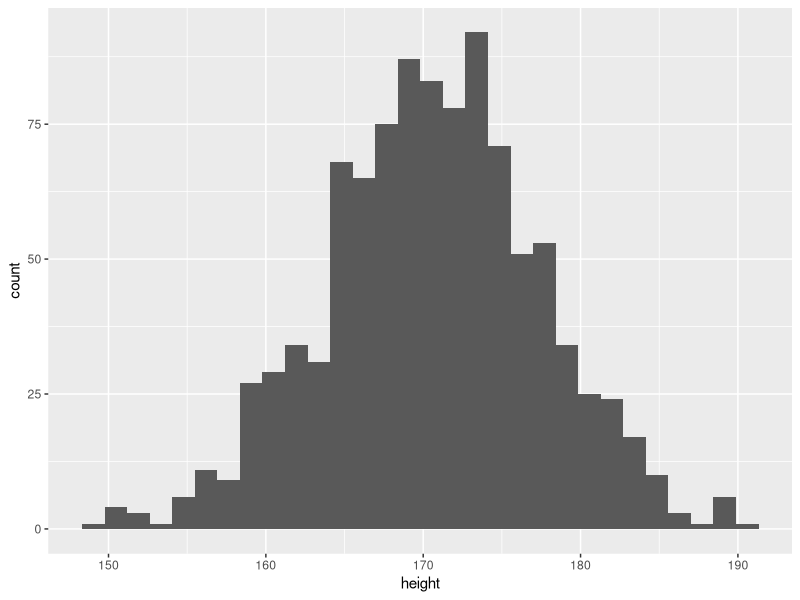
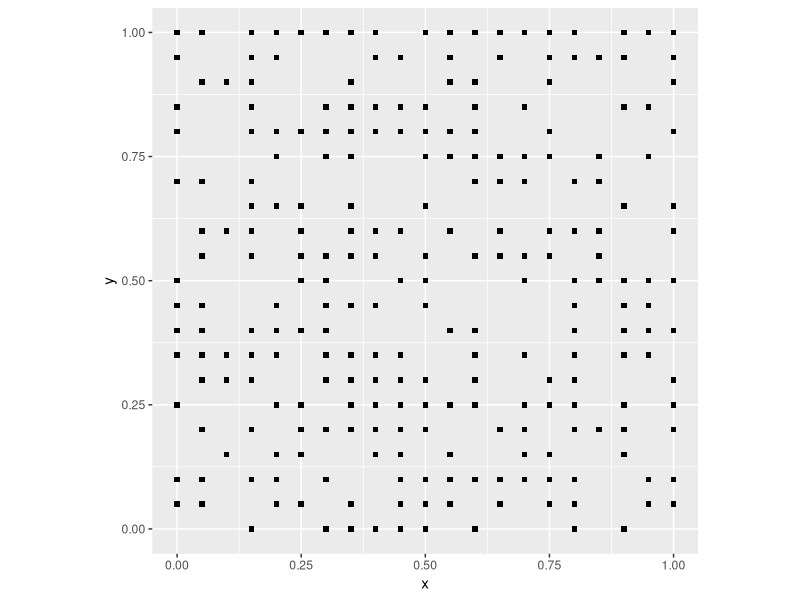
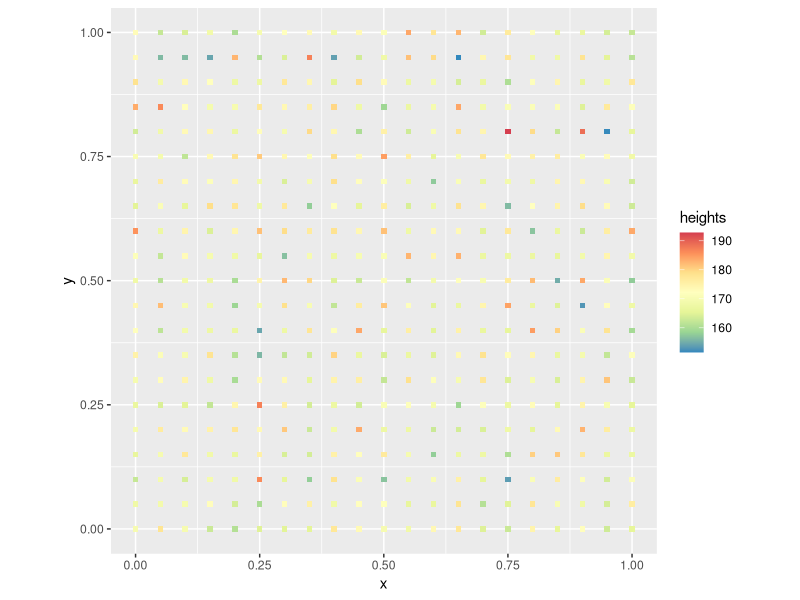
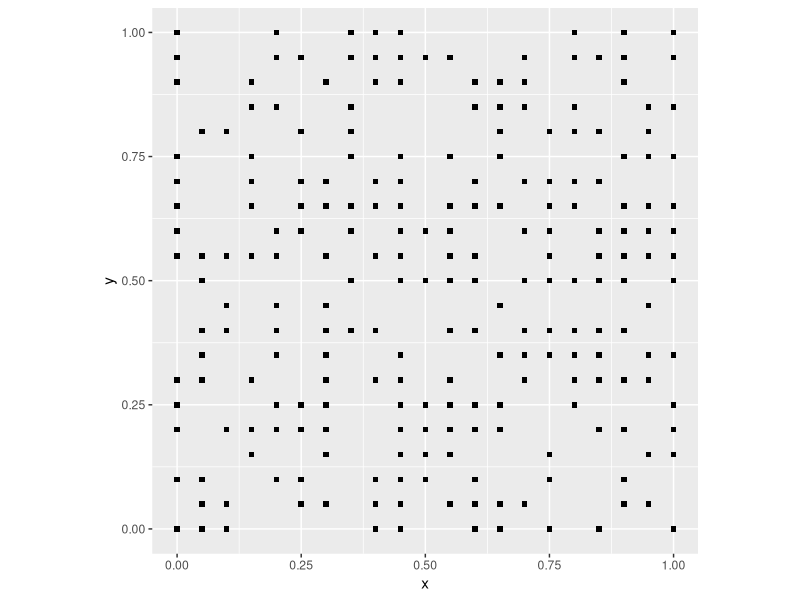
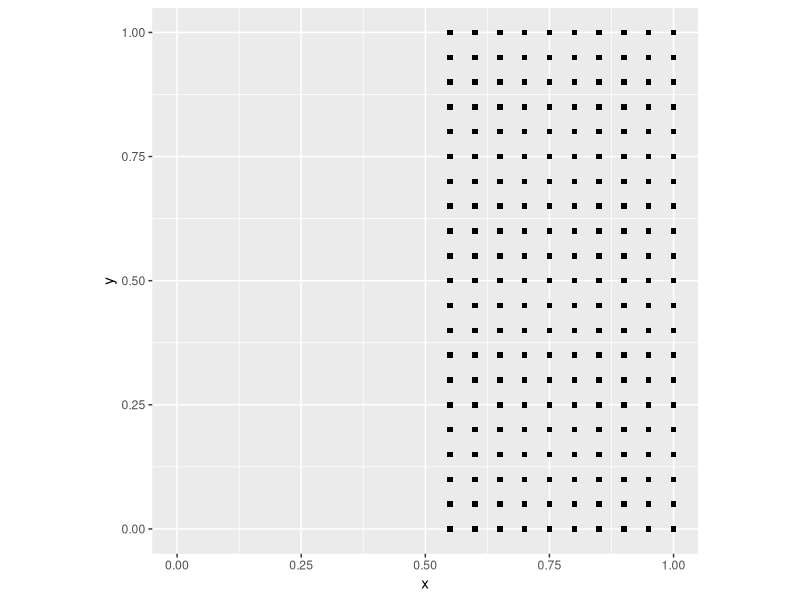
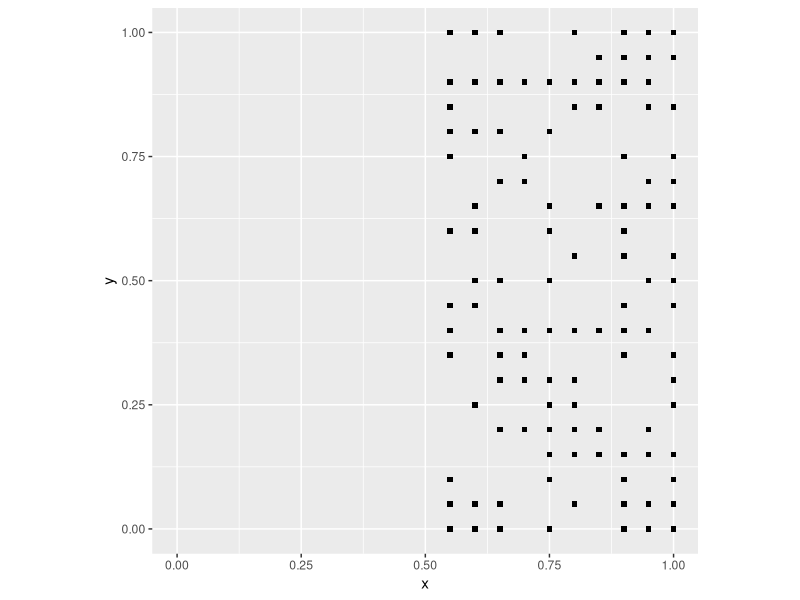
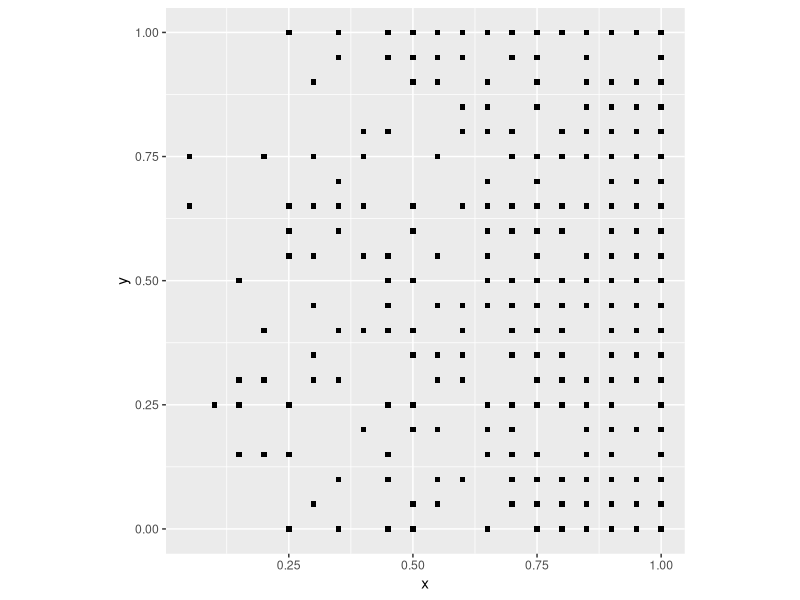
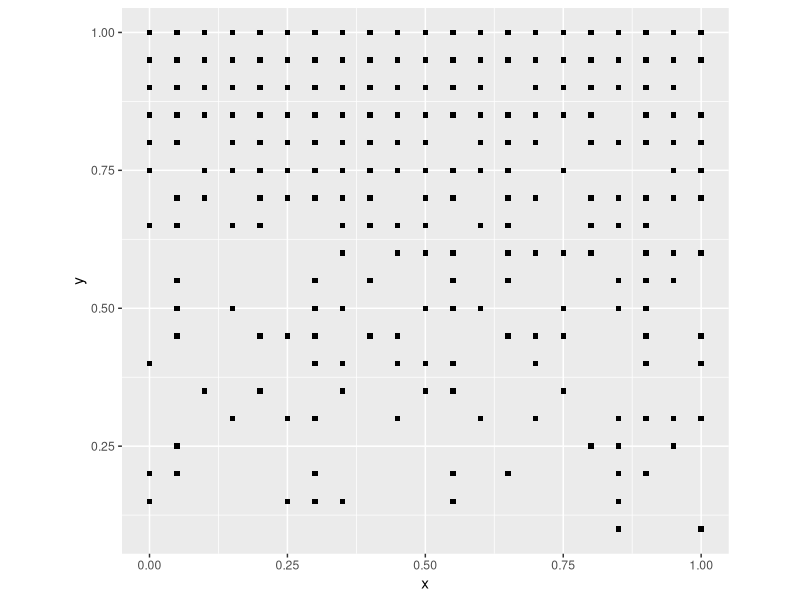

Here is the R script that generated these plots, in order:
## ---- chunk 1
rm(list = ls())
## ---- chunk 2
library(tidyverse)
## ---- chunk 3
#This function simulates the outcome of flipping a coin. Here, we are simulating the result for flipping heads, which has a probability of 0.5. The value of `n` is the number of experiments and `size` is the number of trials in each experiment 
rbinom(n = 1, size = 1, prob = 0.5)
## ---- chunk 4
n <- 1000 # Number of people tossing the coin one time.
coin_flips <- rbinom(n = n, size = 1, prob = 0.5)
sum(coin_flips)/n
## ---- chunk 5
# This function generates random numbers based on the normal distribution conditional on the given arguments, i.e., the mean and the standard deviation `sd`. 
rnorm(1, mean = 0, sd = 1)
## ---- chunk 6
rnorm(1, mean = 170.7, sd = 7)
## ---- chunk 7
#Creating a data frame using the random numbers generated from n=1000 people. The results in the data frame are then plotted using ggplot. The end result is a distribution of heights of 1000 men. You are able to see which heights are most common out of the sample.
n <- 1000
height <- rnorm(n, mean = 170.7, sd = 7)
height <- data.frame(height)

# `geom_histogram()` is a geometric object in `ggplot2` that represents the frequency of values in a vector as a bar chart
ggplot(data = height, aes(x = height)) + geom_histogram()
## ---- chunk 8
# expand.grid created a set of coordinates by obtaining all the combinations of the input variables. Here, our landscape ranges in the x-axis from 0 to 1, increasing by 0.05, and the y-axis also from 0 to 1, increasing by 0.05
coords <- expand.grid(x = seq(from = 0, to = 1, by = 0.05),
                      y = seq(from = 0, to = 1, by = 0.05))
## ---- chunk 9
# `nrow()` returns the number of rows that are present in a data frame. Here, it returns the number of rows in the data frame `coords` 
events <- rbinom(n = nrow(coords), size = 1, prob = 0.5)
## ---- chunk 10
# `data.frame()` collects the inputs in a data frame; they must have the same number of rows
null_pattern <- data.frame(coords, events)
## ---- chunk 11
ggplot() + 
  geom_point(data = filter(null_pattern, events == 1), aes(x = x, y = y), shape = 15) +
  coord_fixed()
## ---- chunk 12
#heights will be random numbers genreated based on the average height of men, 7 standard deviations, and the null landscape "coords" created previously.
heights <- rnorm(n = nrow(coords), mean = 170.7, sd = 7)
## ---- chunk 13
null_trend <- data.frame(coords, heights)
## ---- chunk 14
# Our plot is created based on the dataframe of coords and heights. The value of `x` is plotted to the x-axis, the value of `y` is plotted to the y-axis, and the color of the points depends on the values of `heights`. We can change the _scale_ of colors by means of `scale_color_distiller()`. There, palette `spectral` associates higher values of `heights` as red (taller men), while lower values of `heights` (i.e., shorter men) are appear in blue. More generally, we can control the scale of aesthetic aspects of the plot by means of scale_*something* (scale_shape, scale_size, etc.) 
ggplot() + 
  geom_point(data = null_trend, aes(x = x, y = y, color = heights), shape = 15) +
  scale_color_distiller(palette = "Spectral") +
  coord_fixed()
## ---- chunk 15
# Remember that `expand.grid()` will find all combinations of values in the inputs
coords <- expand.grid(x = seq(from = 0, to = 1, by = 0.05), y = seq(from = 0, to = 1, by = 0.05))
## ---- chunk 16
# Create a random variable and join to the coordinates to generate a null landscape
events <- rbinom(n = nrow(coords), size = 1, prob = 0.5)
null_pattern <- data.frame(coords, events)

# Plot the null landscape you just created
ggplot() + 
  geom_point(data = subset(null_pattern, events == 1), aes(x = x, y = y), shape = 15) +
  coord_fixed()
## ---- chunk 17
# Copy the coordinates to a new object
deterministic_point_pattern <- coords

# `mutate()` adds new variables to a data frame while preserving esixting variables. Here, we create a new column in our data frame, called `events` that will take the value of `x` (the position of an observation along the x-axis) and will `round()` it, i.e., if it is less than 0.5 it will round it to zero, and if it is equal to or greater than 0.5 it will round to 1
deterministic_point_pattern <- mutate(deterministic_point_pattern, events = round(x))

# Plot the new landscape: `filter()` keeps the rows in a dataframe that meet a condition (for example, that the value of `events` is 1), and discards the rest
ggplot() + 
  geom_point(data = filter(deterministic_point_pattern, events == 1), aes(x = x, y = y), shape = 15) +
  xlim(0, 1) +
  coord_fixed()
## ---- chunk 18
# Copy the coordinates to a new object 
stochastic_point_pattern <- coords

# Here, we combine the function `round()`, which does an deterministic operation, and `rbinom()` to generate a random number
stochastic_point_pattern <- 
  mutate(stochastic_point_pattern, 
         events = round(x) - round(x) * rbinom(n = nrow(coords), size = 1, prob = 0.5))

# Plot the new landscape
ggplot() + 
  geom_point(data = subset(stochastic_point_pattern, events == 1), aes(x = x, y = y), shape = 15) +
  xlim(0, 1) +
  coord_fixed()
## ---- chunk 19
# Copy the coordinates to a new object, called `pattern1`
pattern1 <- coords
## ---- chunk 20
# Remember, mutate adds a new column to a data frame. In this example, mutate creates a new column, `events` using random binomial values; however, notice that the `prob` is not 0.5! Instead, it depends on `x` the position of the event on the x-axis 
pattern1 <- mutate(pattern1, events = rbinom(n = nrow(pattern1), size = 1, prob = (x)))
## ---- chunk 21
ggplot() + 
  geom_point(data = subset(pattern1, events == 1), aes(x = x, y = y), shape = 15) +
  coord_fixed()
## ---- chunk 22
# Overwrite the `events`, now the probability of success in the random binomial number generator is a function of `y`, the position of the event on the y-axis 
pattern1 <- mutate(pattern1, events = rbinom(n = nrow(pattern1), size = 1, prob = (y)))

# Plot the new events
ggplot() + 
  geom_point(data = subset(pattern1, events == 1), aes(x = x, y = y), shape = 15) +
  coord_fixed()
## ---- chunk 23
# Now the probability is the product of `x` and `y`
pattern1 <- mutate(pattern1, events = rbinom(n = nrow(pattern1), size = 1, prob = (x * y)))

# Plot
ggplot() + 
  geom_point(data = subset(pattern1, events == 1), aes(x = x, y = y), shape = 15) +
  coord_fixed()
## ---- chunk 24
# Copy the coordinates to the object `pattern1`
pattern1 <- coords

# In this case, `mutate()` creates a new variable, `distance`, which is the straight line distance from the center of the region (at coordinates x = 0.5 and y = 0.5). Now the probability of success in the random binomial number generator depends on this `distance` 
pattern1 <- mutate(pattern1, 
                   distance = sqrt((0.5 - x)^2 + (0.5 - y)^2), 
                   events = rbinom(n = nrow(pattern1), size = 1, prob = 1 - exp(-0.5 * distance)))
## ---- chunk 25
ggplot() + 
  geom_point(data = subset(pattern1, events == 1), aes(x = x, y = y), shape = 15) +
  coord_fixed()
## ---- chunk 26
trend1 <- coords
## ---- chunk 27
trend1 <- mutate(trend1, heights = 160 + 20 * y  + rnorm(n = nrow(pattern1), mean = 0, sd = 7))
## ---- chunk 28
ggplot() + 
  geom_point(data = trend1, aes(x = x, y = y, color = heights), shape = 15) +
  scale_color_distiller(palette = "Spectral") +
  coord_fixed()
